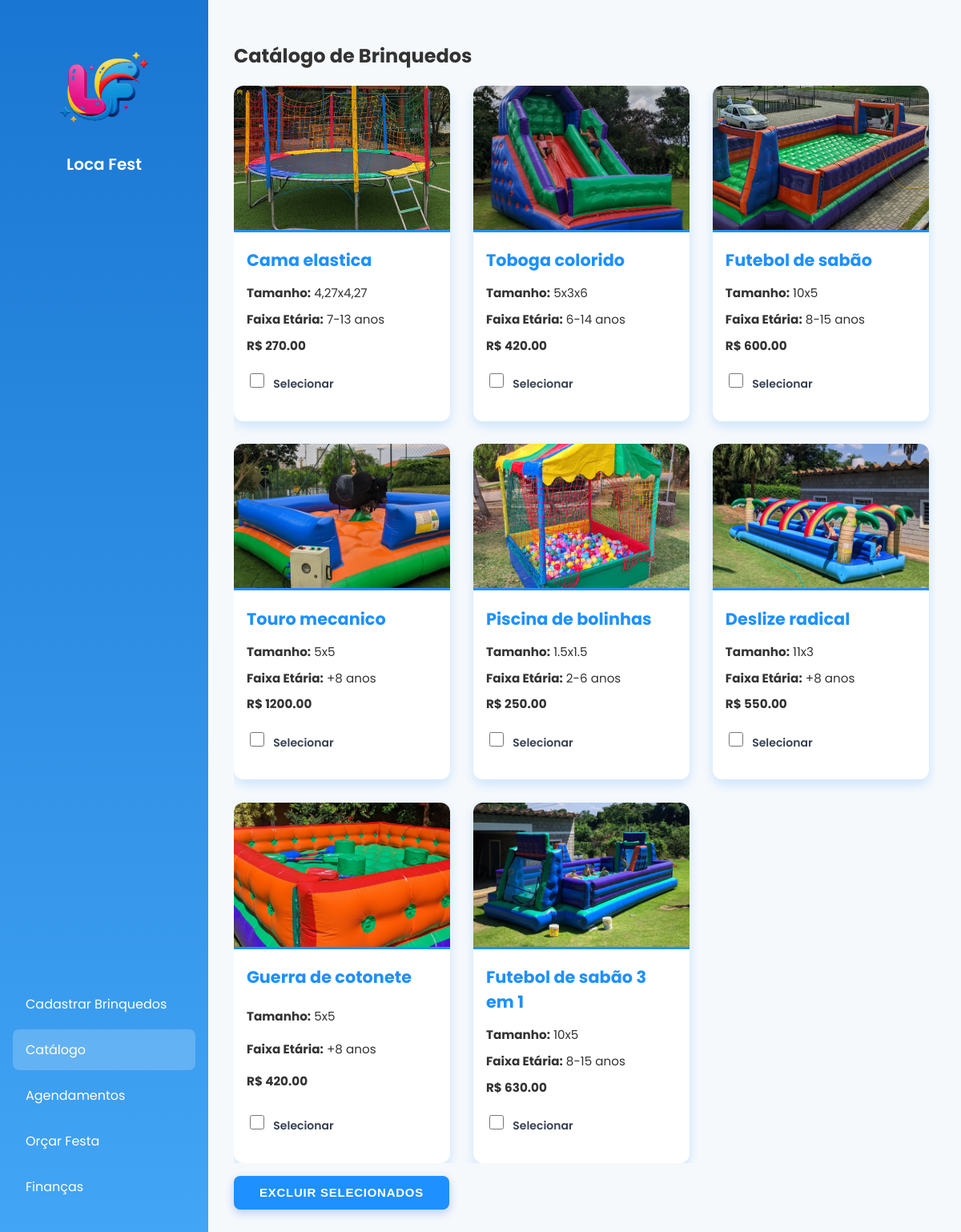
Page /usuario on the committed database.
### storage.py (models this page shows)
class Brinquedo(db.Model):
    id = db.Column(db.Integer, primary_key=True)
    nome = db.Column(db.String(100), nullable=False)
    tamanho = db.Column(db.String(50))
    preco = db.Column(db.Float, nullable=False)
    faixa_etaria = db.Column(db.String(50))
    caminho_imagem = db.Column(db.String(200))

### routes.py (the view)
@app.route('/usuario')
def pagina_usuario():
    brinquedos = Brinquedo.query.all()
    page_content = render_template('catalogo.html', brinquedos=brinquedos)
    return render_template(
        'home.html',
        active_page='usuario',
        page_title='Catálogo de Brinquedos',
        page_content=page_content
    )

### templates/catalogo.html
<form method="post" action="/excluir_selecionados">
  <div class="catalogo-cards">
    {% for brinquedo in brinquedos %}
    <div class="card-brinquedo">
      <div class="imagem-wrapper">
        <img src="{{ url_for('static', filename='imagens/' ~ brinquedo.caminho_imagem) }}" alt="Imagem do brinquedo {{ brinquedo.nome }}">
      </div>
      <div class="info-brinquedo">
        <h3>{{ brinquedo.nome }}</h3>
        <p><strong>Tamanho:</strong> {{ brinquedo.tamanho }}</p>
        <p><strong>Faixa Etária:</strong> {{ brinquedo.faixa_etaria }}</p>
        <p class="preco">R$ {{ '%.2f'|format(brinquedo.preco) }}</p>
        <label>
          <input type="checkbox" name="selecionados" value="{{ brinquedo.id }}"> Selecionar
        </label>
      </div>
    </div>
    {% endfor %}
  </div>
  <button type="submit" class="btn">Excluir Selecionados</button>
</form>
</div>

### static/style.css (style rules this page uses)
body { margin: 0; font-family: 'Poppins', sans-serif; background: #f6f9fc; color: #333; }
form label { display: block; margin-bottom: 16px; color: #374151; font-size: 14px; font-weight: 600; }
.btn { display: inline-block; background-color: #1E90FF; color: white; padding: 12px 30px; font-size: 15px; border: none; border-radius: 10px; cursor: pointer; font-weight: 700; text-transform: uppercase; letter-spacing: 0.05em; transition: background-color 0.3s ease, box-shadow 0.3s ease; margin-top: 15px; box-shadow: 0 4px 12px rgba(37, 99, 235, 0.3); }
.catalogo-cards { max-height: calc(100vh - 150px); overflow-y: auto; padding-right: 0.5rem; display: grid; gap: 1.8rem; grid-template-columns: repeat(auto-fit, minmax(250px, 1fr)); margin-bottom: 1rem; }
.card-brinquedo { background: white; border-radius: 12px; box-shadow: 0 6px 14px rgba(30, 144, 255, 0.2); transition: box-shadow 0.3s ease, transform 0.2s ease; display: flex; flex-direction: column; overflow: hidden; cursor: pointer; }
.imagem-wrapper { height: 180px; overflow: hidden; border-bottom: 3px solid #1E90FF; }
.imagem-wrapper img { width: 100%; height: 100%; object-fit: cover; transition: transform 0.4s ease; }
.info-brinquedo { padding: 1.2rem 1rem; flex-grow: 1; display: flex; flex-direction: column; justify-content: space-between; }
.info-brinquedo h3 { margin: 0 0 0.6rem 0; color: #1E90FF; font-weight: 700; font-size: 1.3rem; }
.info-brinquedo p { margin: 0.3rem 0; font-size: 0.95rem; color: #333; }
.preco { margin-top: 1rem; font-size: 1.2rem; font-weight: 700; color: #d32f2f; }
label { margin-top: 1rem; font-size: 0.9rem; display: flex; align-items: center; cursor: pointer; }
label input[type="checkbox"] { margin-right: 8px; width: 18px; height: 18px; cursor: pointer; }
form > .btn { align-self: flex-start; margin-top: auto; }
.btn { margin-top: 1.5rem; background-color: #1E90FF; color: white; border: none; padding: 0.8rem 2rem; border-radius: 8px; font-weight: 700; cursor: pointer; transition: background-color 0.3s ease; display: inline-block; }

### rows in the picture
Brinquedo: caminho_imagem (picture), nome "Cama elastica", tamanho "4,27x4,27", faixa_etaria "7-13 anos", preco "270.00"
Brinquedo: caminho_imagem (picture), nome "Toboga colorido", tamanho "5x3x6", faixa_etaria "6-14 anos", preco "420.00"
Brinquedo: caminho_imagem (picture), nome "Futebol de sabão", tamanho "10x5", faixa_etaria "8-15 anos", preco "600.00"
Brinquedo: caminho_imagem (picture), nome "Touro mecanico", tamanho "5x5", faixa_etaria "+8 anos", preco "1200.00"
Brinquedo: caminho_imagem (picture), nome "Piscina de bolinhas", tamanho "1.5x1.5", faixa_etaria "2-6 anos", preco "250.00"
Brinquedo: caminho_imagem (picture), nome "Deslize radical", tamanho "11x3", faixa_etaria "+8 anos", preco "550.00"
Brinquedo: caminho_imagem (picture), nome "Guerra de cotonete", tamanho "5x5", faixa_etaria "+8 anos", preco "420.00"
Brinquedo: caminho_imagem (picture), nome "Futebol de sabão 3 em 1", tamanho "10x5", faixa_etaria "8-15 anos", preco "630.00"

### other values in the picture
{{ page_title }} "Catálogo de Brinquedos"
